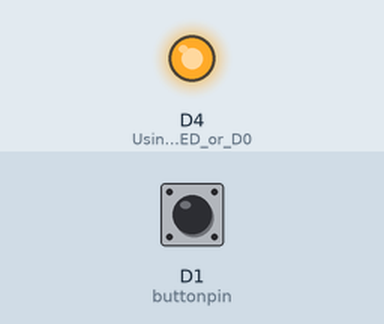
Simulated run of this sketch. Board: ESP8266 (NodeMCU). Parts: output pins drawn as LEDs (lit = HIGH). The inputs (shaded band) are chosen by the test bench; at power-on: D1 (buttonpin) LOW. What the sketch prints to the serial monitor is not drawn.

Above: at 1.2 s.
1.3 s: D1 (buttonpin) pulled HIGH for 0.15 s
At 1.37 s:
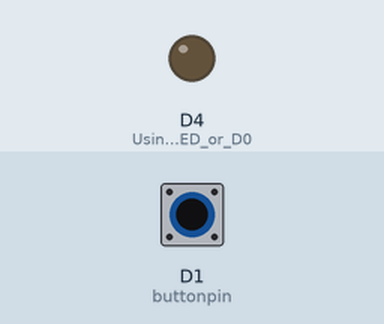
2.9 s: D1 (buttonpin) pulled HIGH for 3.2 s
At 7.3 s:
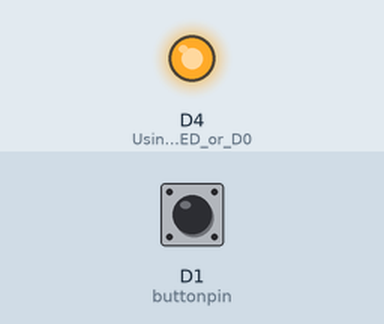
Timing chart, 0 to 8.8 s (numbered marks = the images above; inputs shaded):
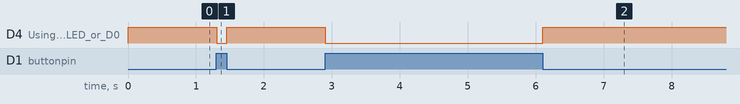

The sketch:

Blinking_Built-in_LED_using_PWM.ino
```cpp
#define buttonpin D1  //declare D1 as buttonpin
int button_state = 0; //define button state variable
void setup() {
  // put your setup code here, to run once:
 pinMode(buttonpin,INPUT);  //set buttonpin as INPUT pin
 pinMode(LED_BUILTIN, OUTPUT); //Using Builtin LED or D0
 Serial.begin(9600);
}

void loop() {
  // put your main code here, to run repeatedly:
  button_state = digitalRead(buttonpin);//Read digital value from buttonpin
  Serial.println(button_state);

  if(button_state == HIGH){
    digitalWrite(LED_BUILTIN, LOW);
    }
  else{
    digitalWrite(LED_BUILTIN, HIGH);
    }
}
```

Measured:
- after the input at 1.3 s, D4 (Using_Builtin_LED_or_D0): HIGH → LOW at once, → HIGH 0.15 s later
- after the input at 2.9 s, D4 (Using_Builtin_LED_or_D0): HIGH → LOW at once, → HIGH 3.2 s later
